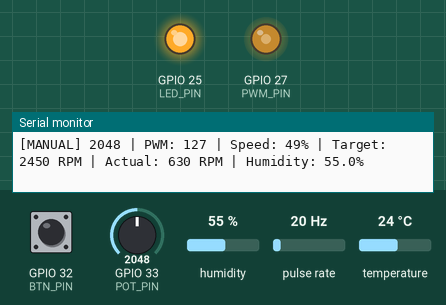
The program below on a simulated ESP32. Shown: output pins drawn as LEDs (lit = HIGH), the last lines printed to the serial monitor. Wiring (inferred from the names in the program): pulse sensor: data GPIO 26. The inputs (shaded band) are chosen by the test bench; at power-on: GPIO 32 (BTN_PIN) HIGH, temperature 24 °C, GPIO 33 (POT_PIN) = 2048, humidity 55 %, pulse rate 20 Hz. WiFi joins after 1.5 s; servers stay silent unless stated; random numbers use the default seed unless the program sets one; no MQTT or app messages arrive unless stated; not simulated (calls return 0 or success): secrets.h; names the files do not define were given values by the test bench: MQTT_PORT = 1883.

Above: at 2.7 s.
2.8 s: GPIO 32 (BTN_PIN) pulled LOW for 0.15 s
At 3.3 s:
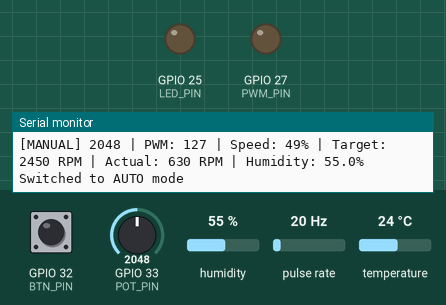
4.4 s: temperature set to 28 °C
At 8.0 s:
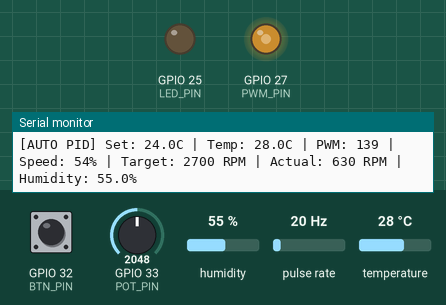
10.4 s: temperature set to 33 °C
13.2 s: GPIO 32 (BTN_PIN) pulled LOW for 1 s
At 13.8 s:
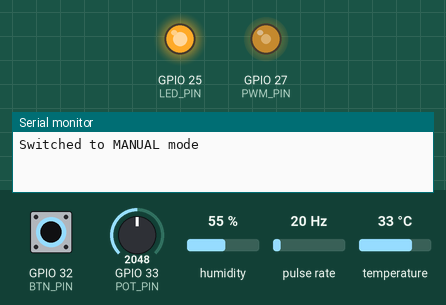
15.7 s: GPIO 33 (POT_PIN) set to 2866
At 16.5 s:
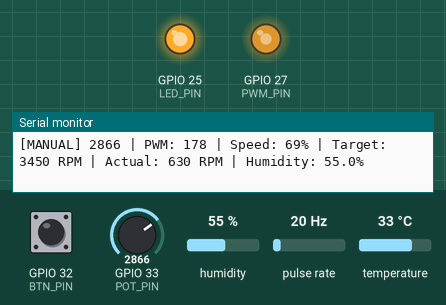
17.2 s: GPIO 33 (POT_PIN) set to 3972
At 18.1 s:
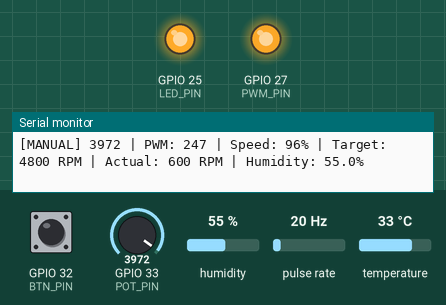
Timing chart, 0 to 19.7 s (numbered marks = the images above; inputs shaded):
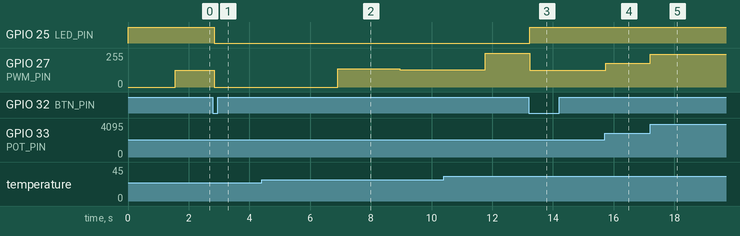

The program:

main.cpp
```cpp
#include <Arduino.h>
#include <DHT.h>
#include <WiFi.h>
#include <PubSubClient.h>
#include <ArduinoJson.h>
#include <WebServer.h>
#include "secrets.h"
#include "dashboard.h"

const int PWM_PIN = 27;
const int TACH_PIN = 26;
const int POT_PIN = 33;
const int DHT_PIN = 14;
const int BTN_PIN = 32;
const int LED_PIN = 25;
#define DHT_TYPE DHT22
DHT dht(DHT_PIN, DHT_TYPE);

enum FanMode { MANUAL, AUTO };
FanMode fanMode = MANUAL;
enum AutoMode { PID_MODE, LINEAR_MODE };
AutoMode autoMode = PID_MODE;

bool lastBtnState = HIGH;
unsigned long lastDebounceTime = 0;
const unsigned long DEBOUNCE_DELAY = 50;

const int PWM_FREQ = 25000;
const int PWM_RESOLUTION = 8;

volatile unsigned long tachPulseCount = 0;
volatile unsigned long lastTachMicros = 0;
unsigned long lastTachTime = 0;
unsigned long currentRPM = 0;
const unsigned long TACH_SAMPLE_TIME = 1000;

void IRAM_ATTR tachISR() {
  unsigned long now = micros();
  if (now - lastTachMicros > 2000) {
    tachPulseCount = tachPulseCount + 1;
    lastTachMicros = now;
  }
}

int manualPWMOverride = -1;
int lastPotValue = -1;
const int POT_HYSTERESIS = 50;

#define AUTOMATIC 1
#define DIRECT 0

double setpoint = 24.0;
double pidInput, pidOutput;
double Kp = 30.0, Ki = 0.5, Kd = 8.0;

class PID {
private:
  double* input;
  double* output;
  double* setpoint;
  double Kp, Ki, Kd;
  double lastError, integral;
  double outMin, outMax;
  unsigned long lastTime;
  unsigned long sampleTime;
  bool enabled;

public:
  PID(double* in, double* out, double* sp, double kp, double ki, double kd, int dir) {
    input = in; output = out; setpoint = sp;
    Kp = kp; Ki = ki; Kd = kd;
    outMin = 0; outMax = 255;
    lastError = 0; integral = 0;
    lastTime = 0;
    sampleTime = 2000;
    enabled = false;
  }

  void SetMode(int mode) { enabled = (mode == 1); lastTime = millis(); }
  void SetSampleTime(unsigned long ms) { sampleTime = ms; }
  void SetOutputLimits(double min, double max) { outMin = min; outMax = max; }

  void Compute() {
    if (!enabled) return;
    unsigned long now = millis();
    if (now - lastTime < sampleTime) return;
    double dt = (double)(now - lastTime) / 1000.0;
    lastTime = now;

    double error = *input - *setpoint;
    double P = Kp * error;

    integral += error * dt;
    if (integral > 500) integral = 500;
    if (integral < -500) integral = -500;
    double I = Ki * integral;

    double D = Kd * (error - lastError) / dt;
    lastError = error;

    double out = P + I + D;
    if (out > outMax) { out = outMax; integral -= error * dt; }
    if (out < outMin) { out = outMin; integral -= error * dt; }
    *output = out;
  }
};

PID pid(&pidInput, &pidOutput, &setpoint, Kp, Ki, Kd, 0);

WiFiClient wifiClient;
PubSubClient mqtt(wifiClient);
WebServer server(80);

unsigned long lastMqttTime = 0;
const unsigned long MQTT_INTERVAL = 2000;
unsigned long lastWifiAttempt = 0;
bool wifiConnected = false;

void connectWiFi();
void connectMQTT();
void publishTelemetry();
String buildStatusJSON();
void handleStatus();
void handleCommand();
void handleRoot();
void mqttCallback(char* topic, byte* payload, unsigned int length);
void processCommand(const char* json);

void setup() {
  Serial.begin(115200);
  Serial.println("Fan Control with Tachometer Starting...");

  dht.begin();

  pinMode(BTN_PIN, INPUT_PULLUP);
  pinMode(LED_PIN, OUTPUT);
  digitalWrite(LED_PIN, HIGH);

  ledcAttach(PWM_PIN, PWM_FREQ, PWM_RESOLUTION);
  pinMode(TACH_PIN, INPUT_PULLUP);
  attachInterrupt(digitalPinToInterrupt(TACH_PIN), tachISR, FALLING);
  ledcWrite(PWM_PIN, 0);
  lastTachTime = millis();

  pid.SetMode(AUTOMATIC);
  pid.SetSampleTime(2000);
  pid.SetOutputLimits(0, 255);

  WiFi.mode(WIFI_STA);
  WiFi.setHostname("esp32-fan");
  connectWiFi();

  mqtt.setServer(MQTT_SERVER, MQTT_PORT);
  mqtt.setCallback(mqttCallback);
  mqtt.setKeepAlive(15);

  server.on("/", handleRoot);
  server.on("/api/status", HTTP_GET, handleStatus);
  server.on("/api/cmd", HTTP_POST, handleCommand);
  server.begin();

  Serial.println("Fan controller ready!");
  Serial.println("Press button to toggle MANUAL/AUTO mode");
}

void loop() {
  if (WiFi.status() != WL_CONNECTED) {
    if (millis() - lastWifiAttempt > 30000) {
      connectWiFi();
    }
  } else {
    if (!wifiConnected) {
      wifiConnected = true;
      Serial.print("WiFi connected. IP: ");
      Serial.println(WiFi.localIP());
    }
  }

  if (WiFi.status() == WL_CONNECTED) {
    if (!mqtt.connected()) {
      connectMQTT();
    }
    mqtt.loop();
  }

  server.handleClient();

  bool btnState = digitalRead(BTN_PIN);
  if (btnState == LOW && lastBtnState == HIGH && millis() - lastDebounceTime > DEBOUNCE_DELAY) {
    fanMode = (fanMode == MANUAL) ? AUTO : MANUAL;
    lastDebounceTime = millis();
    Serial.print("Switched to ");
    Serial.println(fanMode == AUTO ? "AUTO mode" : "MANUAL mode");
    publishTelemetry();
  }
  lastBtnState = btnState;

  digitalWrite(LED_PIN, fanMode == MANUAL ? HIGH : LOW);

  float temp = dht.readTemperature();
  float humid = dht.readHumidity();
  bool dhtValid = !isnan(temp) && !isnan(humid);

  int fanSpeed;
  int potValue = analogRead(POT_PIN);

  if (fanMode == AUTO) {
    if (dhtValid) {
      if (autoMode == LINEAR_MODE) {
        fanSpeed = constrain(map((int)(temp * 10), 200, 300, 0, 255), 0, 255);
      } else {
        pidInput = temp;
        pid.Compute();
        if (temp < 20.0) {
          fanSpeed = 0;
        } else if (temp > 30.0) {
          fanSpeed = 255;
        } else {
          fanSpeed = constrain((int)pidOutput, 0, 255);
        }
      }
    } else {
      fanSpeed = 0;
    }
  } else {
    if (manualPWMOverride >= 0) {
      fanSpeed = manualPWMOverride;
      if (abs(potValue - lastPotValue) > POT_HYSTERESIS) {
        manualPWMOverride = -1;
        fanSpeed = map(potValue, 0, 4095, 0, 255);
      }
    } else {
      fanSpeed = map(potValue, 0, 4095, 0, 255);
    }
    lastPotValue = potValue;
  }

  ledcWrite(PWM_PIN, fanSpeed);
  int speedPercent = map(fanSpeed, 0, 255, 0, 100);

  unsigned long currentTime = millis();

  if (currentTime - lastTachTime >= TACH_SAMPLE_TIME) {
    currentRPM = (tachPulseCount * 60000) / (TACH_SAMPLE_TIME * 2);
    unsigned long targetRPM = map(speedPercent, 0, 100, 0, 5000);

    Serial.print(fanMode == AUTO ? "[AUTO " : "[MANUAL] ");
    if (fanMode == AUTO) {
      Serial.print(autoMode == PID_MODE ? "PID] " : "LIN] ");
      Serial.print("Set: ");
      Serial.print(setpoint, 1);
      Serial.print("C | Temp: ");
      Serial.print(temp, 1);
      Serial.print("C | ");
    } else {
      Serial.print(potValue);
      Serial.print(" | ");
    }
    Serial.print("PWM: ");
    Serial.print(fanSpeed);
    Serial.print(" | Speed: ");
    Serial.print(speedPercent);
    Serial.print("% | Target: ");
    Serial.print(targetRPM);
    Serial.print(" RPM | Actual: ");
    Serial.print(currentRPM);
    Serial.print(" RPM");
    if (dhtValid) {
      Serial.print(" | Humidity: ");
      Serial.print(humid, 1);
      Serial.print("%");
    } else {
      Serial.print(" | DHT: ERROR");
    }
    Serial.println();

    tachPulseCount = 0;
    lastTachTime = currentTime;
  }

  if (currentTime - lastMqttTime >= MQTT_INTERVAL) {
    publishTelemetry();
    lastMqttTime = currentTime;
  }

  delay(50);
}

void connectWiFi() {
  lastWifiAttempt = millis();
  wifiConnected = false;
  Serial.print("Connecting to WiFi");
  WiFi.begin(WIFI_SSID, WIFI_PASS);
  int timeout = 100;
  while (WiFi.status() != WL_CONNECTED && timeout > 0) {
    delay(100);
    Serial.print(".");
    timeout--;
  }
  if (WiFi.status() == WL_CONNECTED) {
    wifiConnected = true;
    Serial.print(" OK (");
    Serial.print(WiFi.localIP());
    Serial.println(")");
  } else {
    Serial.println(" FAILED (offline mode)");
  }
}

void connectMQTT() {
  Serial.print("Connecting to MQTT...");
  String clientId = "esp32-fan-" + String(random(0xffff), HEX);
  if (mqtt.connect(clientId.c_str(), MQTT_USER, MQTT_PASS, "fan/status", 0, true, "{\"online\":0}")) {
    Serial.println(" OK");
    mqtt.publish("fan/status", "{\"online\":1}", true);
    mqtt.subscribe("fan/cmd");
  } else {
    Serial.print(" FAILED (rc=");
    Serial.print(mqtt.state());
    Serial.println(")");
  }
}

void mqttCallback(char* topic, byte* payload, unsigned int length) {
  char buf[length + 1];
  memcpy(buf, payload, length);
  buf[length] = 0;
  processCommand(buf);
}

void publishTelemetry() {
  if (!mqtt.connected()) return;

  String json = buildStatusJSON();
  mqtt.publish("fan/telemetry", json.c_str(), false);
}

String buildStatusJSON() {
  float temp = dht.readTemperature();
  float humid = dht.readHumidity();
  bool dhtValid = !isnan(temp) && !isnan(humid);
  int fanSpeed = ledcRead(PWM_PIN);
  int speedPercent = map(fanSpeed, 0, 255, 0, 100);

  JsonDocument doc;
  doc["t"] = dhtValid ? temp : -1;
  doc["h"] = dhtValid ? humid : -1;
  doc["p"] = fanSpeed;
  doc["s"] = speedPercent;
  doc["r"] = currentRPM;
  doc["m"] = (fanMode == AUTO) ? 1 : 0;
  doc["mq"] = mqtt.connected() ? 1 : 0;
  doc["sp"] = setpoint;
  doc["pid"] = (int)pidOutput;
  doc["am"] = (autoMode == LINEAR_MODE) ? 1 : 0;

  String json;
  serializeJson(doc, json);
  return json;
}

void handleRoot() {
  server.send_P(200, "text/html", INDEX_HTML);
}

void handleStatus() {
  server.send(200, "application/json", buildStatusJSON());
}

void handleCommand() {
  String body = server.arg("plain");
  processCommand(body.c_str());
  server.send(200, "application/json", "{\"ok\":1}");
}

void processCommand(const char* json) {
  JsonDocument doc;
  DeserializationError err = deserializeJson(doc, json);
  if (err) return;

  const char* cmd = doc["cmd"];

  if (strcmp(cmd, "mode_auto") == 0) {
    fanMode = AUTO;
    digitalWrite(LED_PIN, LOW);
    Serial.println("Remote mode: AUTO");
    publishTelemetry();
  }

  if (strcmp(cmd, "mode_manual") == 0) {
    fanMode = MANUAL;
    digitalWrite(LED_PIN, HIGH);
    Serial.println("Remote mode: MANUAL");
    publishTelemetry();
  }

  if (strcmp(cmd, "pwm") == 0 && fanMode == MANUAL) {
    int pct = doc["v"] | -1;
    if (pct >= 0 && pct <= 100) {
      manualPWMOverride = map(pct, 0, 100, 0, 255);
      ledcWrite(PWM_PIN, manualPWMOverride);
      Serial.printf("Remote PWM set: %d%%\n", pct);
    }
  }

  if (strcmp(cmd, "setpoint") == 0) {
    double sp = doc["v"] | 0.0;
    if (sp >= 20.0 && sp <= 30.0) {
      setpoint = sp;
      Serial.printf("Setpoint changed to %.1fC\n", setpoint);
    }
  }

  if (strcmp(cmd, "automode") == 0) {
    const char* v = doc["v"];
    if (strcmp(v, "pid") == 0) {
      autoMode = PID_MODE;
      Serial.println("Auto mode: PID");
    } else if (strcmp(v, "linear") == 0) {
      autoMode = LINEAR_MODE;
      Serial.println("Auto mode: Linear ramp-up");
    }
  }
}
```

Source omitted: dashboard.h (13199 bytes)

Measured:
- after the input at 2.8 s, GPIO 25 (LED_PIN): HIGH → LOW at once; GPIO 27 (PWM_PIN): 127/255 → 0/255 at once
- after the input at 4.4 s, GPIO 27 (PWM_PIN): 0/255 → 138/255 after 2.5 s, → 128/255 2.0 s later
- after the input at 13.2 s, GPIO 25 (LED_PIN): LOW → HIGH at once; GPIO 27 (PWM_PIN): 255/255 → 127/255 at once
- after the input at 15.7 s, GPIO 27 (PWM_PIN): 127/255 → 177/255 at once
- after the input at 17.2 s, GPIO 27 (PWM_PIN): 177/255 → 246/255 at once
